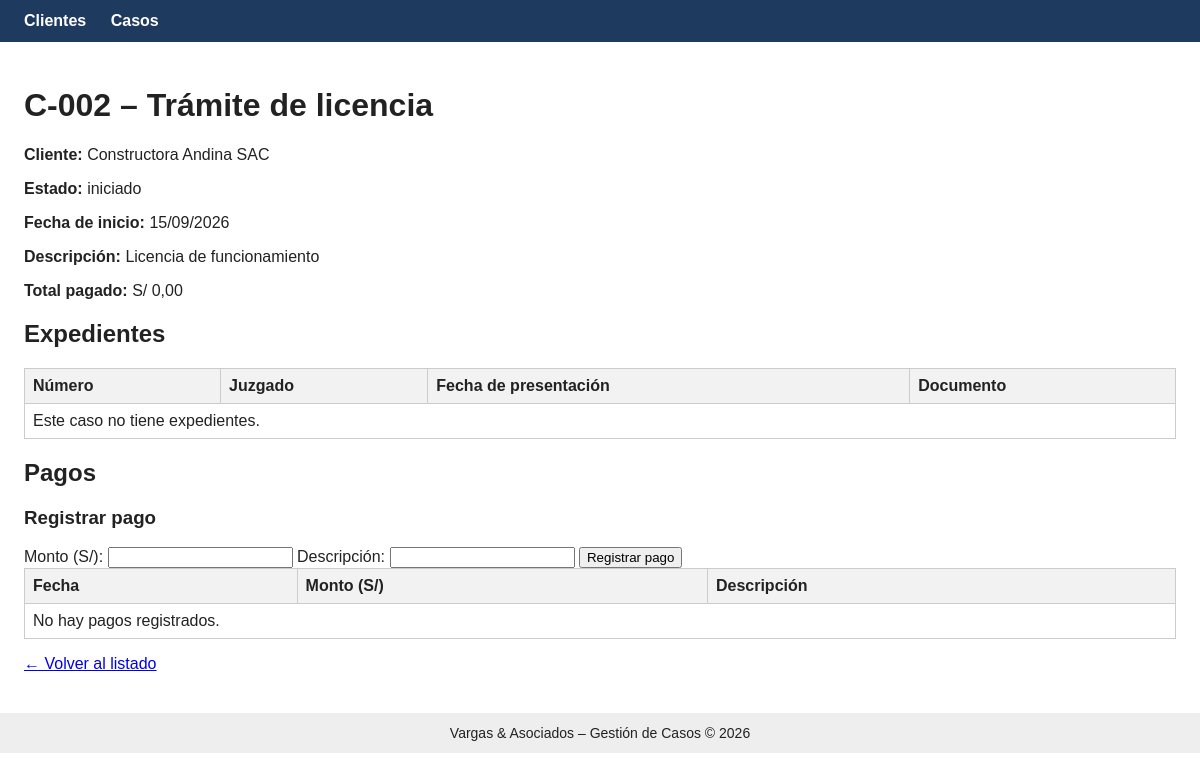
Before: /casos/2/ with the older database file.
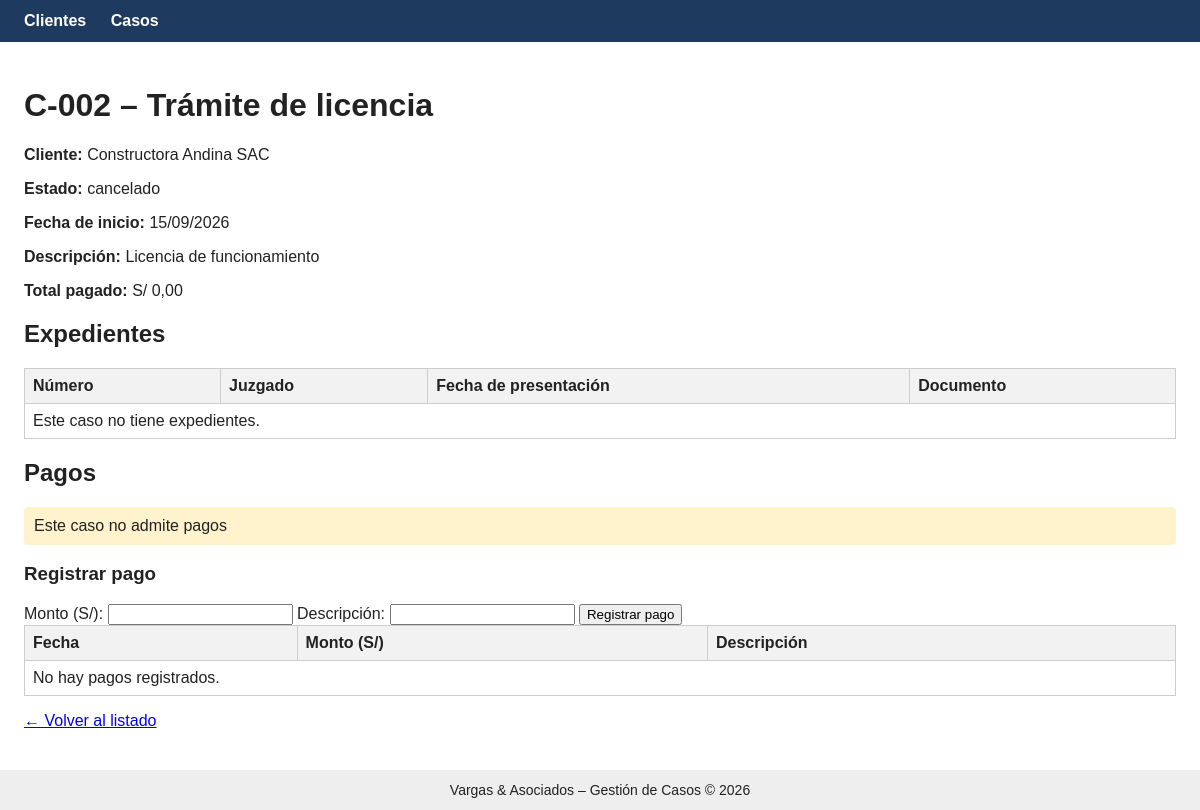
After: the same page with the newer database file.
### casos/models.py (models this page shows, shortened)
class Caso(models.Model):
    codigo = models.CharField(max_length=20, unique=True)
    titulo = models.CharField(max_length=200)
    descripcion = models.TextField(blank=True)
    fecha_inicio = models.DateField()
    cliente = models.ForeignKey(
        Cliente, on_delete=models.PROTECT, related_name="casos"
    )
    estado = models.ForeignKey(
        EstadoCaso, on_delete=models.PROTECT, related_name="casos"
    )
    abogados = models.ManyToManyField(
        settings.AUTH_USER_MODEL, related_name="casos_asignados"
    )
    def total_pagado(self):
        total = self.pagos.aggregate(total=Sum("monto"))["total"]
        return total or Decimal("0")

class EstadoCaso(models.Model):
    nombre = models.CharField(max_length=50, unique=True)
    permite_pagos = models.BooleanField(default=False)

class Cliente(models.Model):
    nombres = models.CharField(max_length=150)
    documento = models.CharField("DNI o RUC", max_length=11, unique=True)
    telefono = models.CharField(max_length=20, blank=True)
    correo = models.EmailField(blank=True)

### casos/views.py (the view)
# urls.py: path("casos/<int:id>/", views.detalle_caso, name="detalle_caso"),
def detalle_caso(request, id):
    caso = get_object_or_404(Caso, pk=id)
    return render(
        request,
        "casos/detalle_caso.html",
        {
            "caso": caso,
            "expedientes": caso.expedientes.all(),
            "pagos": caso.pagos.order_by("fecha"),
        },
    )

### casos/templates/casos/detalle_caso.html (shortened to what this page needs)
{% extends "casos/base.html" %}
{% block contenido %}
<h1>{{ caso.codigo }} &ndash; {{ caso.titulo }}</h1>
<p><strong>Cliente:</strong> {{ caso.cliente.nombres }}</p>
<p><strong>Estado:</strong> {{ caso.estado.nombre }}</p>
<p><strong>Fecha de inicio:</strong> {{ caso.fecha_inicio|date:"d/m/Y" }}</p>
<p><strong>Descripción:</strong> {{ caso.descripcion }}</p>
<p><strong>Total pagado:</strong> S/ {{ caso.total_pagado|floatformat:2 }}</p>
<h2>Expedientes</h2>
<table>
  <tr><th>Número</th><th>Juzgado</th><th>Fecha de presentación</th><th>Documento</th></tr>
  {% for e in expedientes %}
  <tr>
    <td>{{ e.numero }}</td>
    <td>{{ e.juzgado }}</td>
    <td>{{ e.fecha_presentacion|date:"d/m/Y" }}</td>
    <td>
      {% if e.documento %}
        <a href="{{ e.documento.url }}" target="_blank">Ver documento</a><br>
      {% endif %}
      <form method="post" enctype="multipart/form-data"
            action="{% url 'casos:subir_documento' e.id %}">
        {% csrf_token %}
        <input type="file" name="documento" required>
        <button type="submit">Subir</button>
      </form>
    </td>
  </tr>
  {% empty %}
  <tr><td colspan="4">Este caso no tiene expedientes.</td></tr>
  {% endfor %}
</table>
<h2>Pagos</h2>
{% if not caso.estado.permite_pagos %}
  <p class="aviso">Este caso no admite pagos</p>
{% endif %}
<h3>Registrar pago</h3>
<form method="post" action="{% url 'casos:registrar_pago' caso.id %}">
  <label>Monto (S/): <input type="text" name="monto" required></label>
  <label>Descripción: <input type="text" name="descripcion"></label>
  <button type="submit">Registrar pago</button>
</form>
<table>
  <tr><th>Fecha</th><th>Monto (S/)</th><th>Descripción</th></tr>
  {% for p in pagos %}
  <tr>
    <td>{{ p.fecha|date:"d/m/Y" }}</td>
    <td>{{ p.monto|floatformat:2 }}</td>
    <td>{{ p.descripcion }}</td>
  </tr>
  {% empty %}
  <tr><td colspan="3">No hay pagos registrados.</td></tr>
  {% endfor %}
</table>
<p><a href="{% url 'casos:lista_casos' %}">&larr; Volver al listado</a></p>
{% endblock %}

Changed rows visible on the page:
changed Caso "Trámite de licencia": estado.nombre "iniciado" → "cancelado"; estado_id 1 → 3 (drawn)
Other visible differences:
text now shown: "Este caso no admite pagos"
